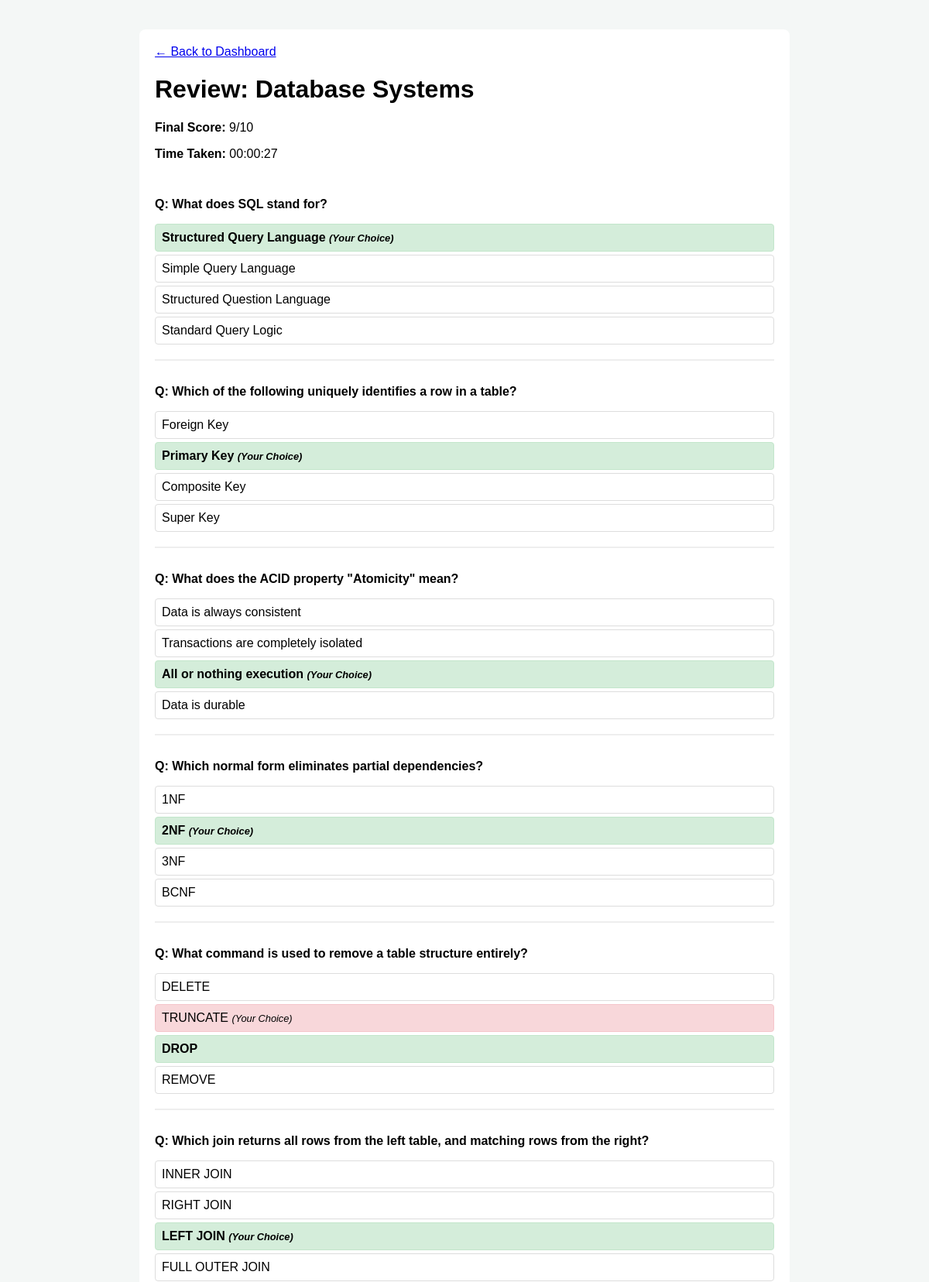
The page /Quizzer/public/review.php?attempt_id=1 (signed in, upper part) on the database its author committed.
### tables this page shows
CREATE TABLE `QuizAttempt` (
  `id` int(11) NOT NULL,
  `u_id` int(11) DEFAULT NULL,
  `c_id` int(11) DEFAULT NULL,
  `score` int(11) DEFAULT NULL,
  `date_taken` date DEFAULT NULL,
  `time_taken` time DEFAULT NULL
);

CREATE TABLE `Course` (
  `id` int(11) NOT NULL,
  `coursename` varchar(50) DEFAULT NULL
);

CREATE TABLE `Response` (
  `id` int(11) NOT NULL,
  `attempt_id` int(11) DEFAULT NULL,
  `q_id` int(11) DEFAULT NULL,
  `score` int(11) DEFAULT NULL,
  `chosen_option_id` int(11) DEFAULT NULL
);

CREATE TABLE `Question` (
  `id` int(11) NOT NULL,
  `CourseID` int(11) DEFAULT NULL,
  `text` varchar(500) DEFAULT NULL
);

CREATE TABLE `Options` (
  `id` int(11) NOT NULL,
  `q_id` int(11) DEFAULT NULL,
  `text` varchar(200) DEFAULT NULL,
  `is_correct` tinyint(1) DEFAULT NULL
);

### Quizzer/public/review.php (the view, shortened to what this page needs)
<?php
require_once __DIR__ . '/../config/db.php';
$attempt_id = $_GET['attempt_id'] ?? null;
$stmt = $pdo->prepare("
    SELECT qa.*, c.coursename
    FROM QuizAttempt qa
    JOIN Course c ON qa.c_id = c.id
    WHERE qa.id = ? AND qa.u_id = ?
");
$stmt->execute([$attempt_id, $_SESSION['user_id']]);
$attempt = $stmt->fetch();
$stmt = $pdo->prepare("
    SELECT q.id as q_id, q.text as question_text, r.chosen_option_id, r.score as is_correct_response
    FROM Response r
    JOIN Question q ON r.q_id = q.id
    WHERE r.attempt_id = ?
");
$stmt->execute([$attempt_id]);
$responses = $stmt->fetchAll();
?>
<!DOCTYPE html>
<html>
<head>
</head>
<body>
    <div class="review-container">
        <a href="dashboard.php">← Back to Dashboard</a>
        <h1>Review: <?php echo htmlspecialchars($attempt['coursename']); ?></h1>
        <p><strong>Final Score:</strong> <?php echo $attempt['score']; ?>/10</p>
        <p><strong>Time Taken:</strong> <?php echo $attempt['time_taken']; ?></p>
        <?php foreach ($responses as $res): ?>
            <div class="q-block">
                <p><strong>Q: <?php echo htmlspecialchars($res['question_text']); ?></strong></p>
                <?php
                $optStmt = $pdo->prepare("SELECT id, text, is_correct FROM Options WHERE q_id = ?");
                $optStmt->execute([$res['q_id']]);
                $options = $optStmt->fetchAll();
                foreach ($options as $opt):
                    $class = '';
                    if ($opt['is_correct'] == 1) $class = 'correct';
                    if ($opt['id'] == $res['chosen_option_id']) {
                        $class .= ' user-choice';
                        if ($opt['is_correct'] == 0) $class .= ' wrong';
                    }
                ?>
                    <div class="option <?php echo $class; ?>">
                        <?php echo htmlspecialchars($opt['text']); ?>
                    </div>
                <?php endforeach; ?>
            </div>
        <?php endforeach; ?>
    </div>
</body>
</html>

### Quizzer/public/review.php (style rules this page uses)
body { font-family: sans-serif; background: #f4f7f6; padding: 30px; }
.review-container { max-width: 800px; margin: auto; background: white; padding: 20px; border-radius: 8px; }
.q-block { border-bottom: 2px solid #eee; padding: 15px 0; }
.option { padding: 8px; margin: 4px 0; border-radius: 4px; border: 1px solid #ddd; }
.correct { background: #d4edda; border-color: #c3e6cb; font-weight: bold; }
.wrong { background: #f8d7da; border-color: #f5c6cb; }
.user-choice::after { content: " (Your Choice)"; font-style: italic; font-size: 0.8em; }

### rows shown on the page
quizattempt: c.coursename "Database Systems", score "9", time_taken "00:00:27"
response: q.text "What does SQL stand for?"
options: text "Structured Query Language"
options: text "Simple Query Language"
options: text "Structured Question Language"
options: text "Standard Query Logic"
response: q.text "Which of the following uniquely identifies a row in a table?"
options: text "Foreign Key"
options: text "Primary Key"
options: text "Composite Key"
options: text "Super Key"
response: q.text "What does the ACID property \"Atomicity\" mean?"
options: text "Data is always consistent"
options: text "Transactions are completely isolated"
options: text "All or nothing execution"
options: text "Data is durable"
response: q.text "Which normal form eliminates partial dependencies?"
options: text "1NF"
options: text "2NF"
options: text "3NF"
options: text "BCNF"
response: q.text "What command is used to remove a table structure entirely?"
options: text "DELETE"
options: text "TRUNCATE"
options: text "DROP"
options: text "REMOVE"
response: q.text "Which join returns all rows from the left table, and matching rows from the right?"
options: text "INNER JOIN"
options: text "RIGHT JOIN"
options: text "LEFT JOIN"
options: text "FULL OUTER JOIN"
